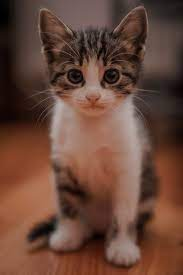
#> input picture 1.jpg, 183 x 275 px
$ python 9.py   (older library calls are emulated)
#> lines starting #> are read from the running program, lines starting #| are printed output that depends on the picture; after the words box and inside, x2 and y2 are one past the last pixel; in counts of white or black regions, pixels touching at a corner belong together
# Edge Detection - LAPLACIAN, CANNY

import cv2
img = cv2.imread('1.jpg',0)
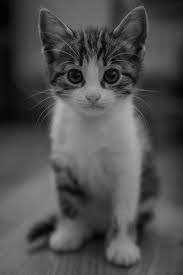
#> img: shape (275, 183); min 0, max 178, mean 79.3

laplacian = cv2.Laplacian(img,cv2.CV_8U)
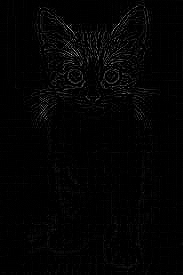
#> laplacian: shape (275, 183); min 0, max 219, mean 3.4
cv2.imshow('Laplacian image', laplacian)

canny = cv2.Canny(img,40,200)
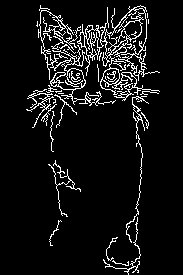
#> canny: shape (275, 183); 7.5% white in thin lines or dots, all inside (x1, y1, x2, y2) = (26, 5, 160, 275)
cv2.imshow('Canny image', canny)

cv2.waitKey(0)
cv2.destroyAllWindows()
